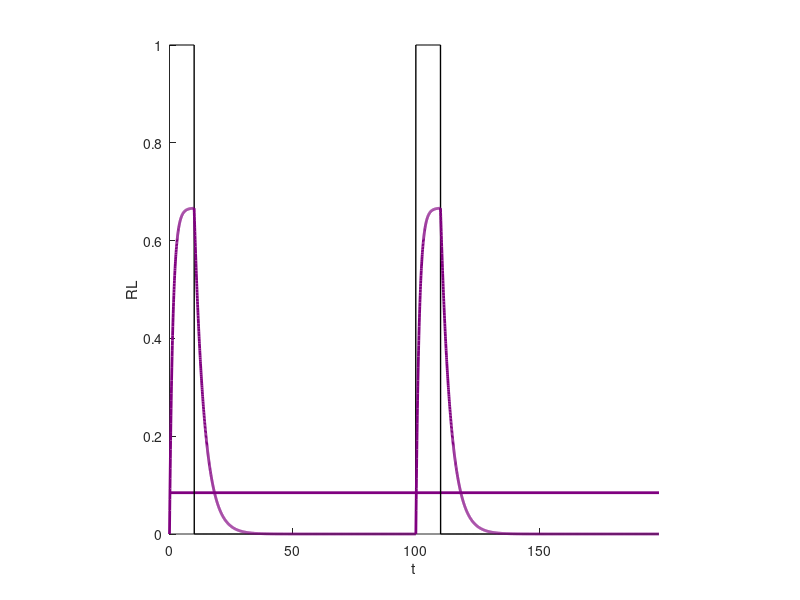
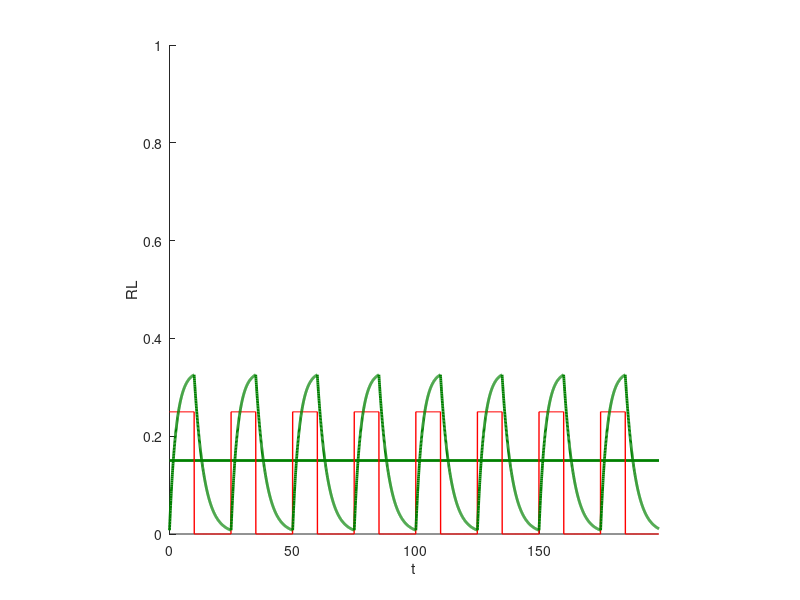
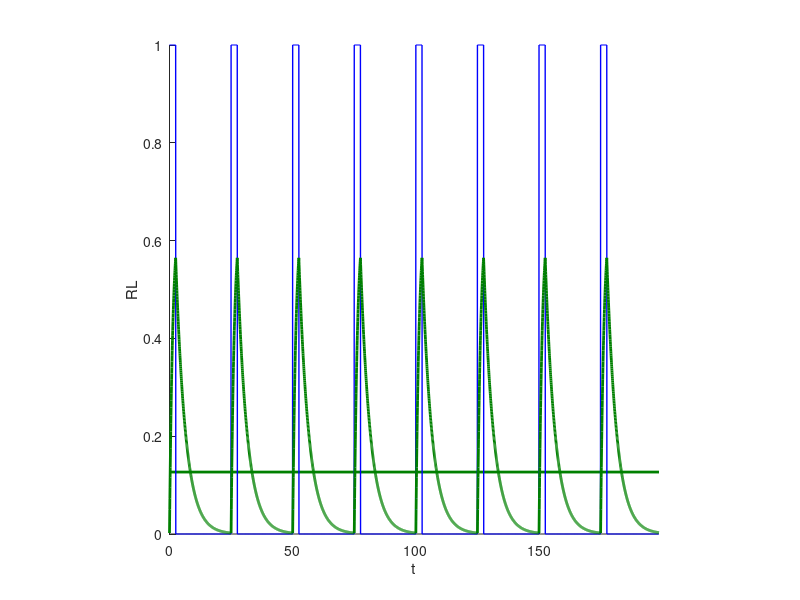
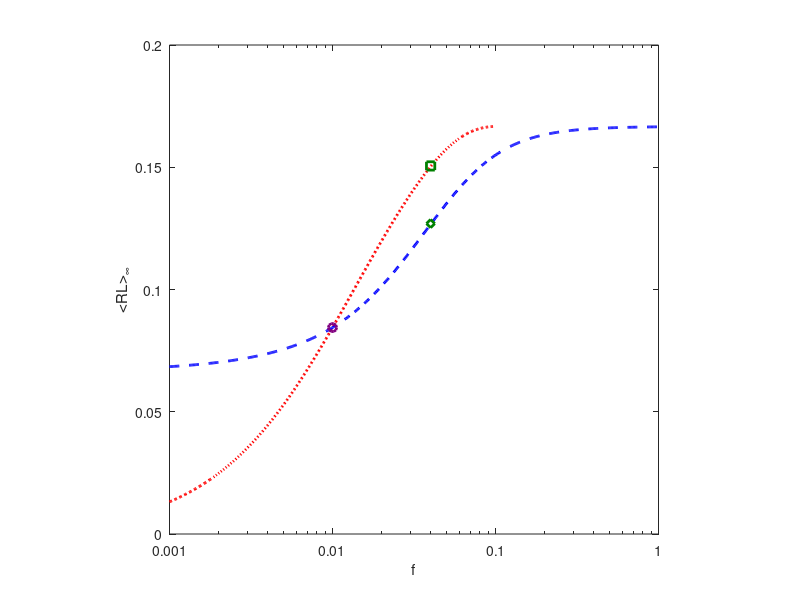

Write the MATLAB code that produced these figures, in order. (Note: this script raises an error after producing the figures.)
% Fig2-3.m

% This computer code is from "Interpreting Frequency Responses to Dose-Conserved Pulsatile
% Input Signals in Simple Cell Signaling Motifs", by P. Fletcher, F. Clement, A. Vidal,
% J. Tabak, and R. Bertram, PLoS One, 9:e95613, 2014.

function fig2_3_minimalReceptor()
% This code reproduces the panels for figures 2 and 3 of
%
% Fletcher PA, Clement F, Vidal A, Tabak J, Bertram R (2014)
% Interpreting Frequency Responses to Dose-Conserved Pulsatile Input
% Signals in Simple Cell Signaling Motifs. PLoS ONE 9(4): e95613.
% doi:10.1371/journal.pone.0095613
%
% Figure 2. Responses of the ligand-receptor binding model to dose
% conserved input pulses. (panels: figures 1-3)
%
% Figure 3. The frequency response differs for systems with
% different steady state nonlinearity (panels: figures 4-7)

%parameters
p.gam0=0; 
p.k1p=.5; p.k1m=.25; K=p.k1m/p.k1p; %ligand binding
p.k2p=.1; p.k2m=.1; K2=p.k2m/p.k2p; %receptor dimerization

%The reference input signal parameters
T0=100; A0=1; d0=10; f0=1/T0; beta0=d0/T0;

%%  TIMECOURSES - different modes of compensation
nT0=2; fMult=4;
T1=T0; d1=d0; A1=A0; F1=1/T1;
T2=T1/fMult; d2=d0; A2=A0*T2/T0; F2=1/T2; %amplitude-frequency
T3=T1/fMult; d3=d0*T3/T0; A3=A0; F3=1/T3; %duration-frequency
T4=T1; d4=d0; A4=A0; F4=1/T4; %amplitude-duration

%time points to plot
dt=0.05;
tf=nT0*T0;
t1=0:dt:tf;

% Low frequency point %%
T=T0; d=d0; A=A0;
nT=nT0; %number of periods to plot

[L1,RL1,meanRL1]=ligandBindingTimecourse();

figure(1);clf

line([0,nT0*T1],[meanRL1,meanRL1],'color',[0.5,0,0.5],'linewidth',2)
line(t1,L1,'color','k','linewidth',1);
line(t1,RL1,'color',[0.5,0,0.5],'linewidth',2);

set(gca,'xlim',[0,nT0*T1-1.5])
box off
xlabel('t')
ylabel('RL')
axis square
ax1Y=get(gca,'ylim');

% High frequency point - Amplitude %%

T=T2; d=d2; A=A2;
nT=nT0*fMult;

[L2,RL2,meanRL2]=ligandBindingTimecourse();

figure(2);clf

line([0,nT0*fMult*T2],[meanRL2,meanRL2],'color',[0,0.5,0],'linewidth',2)
line(t1,L2,'color','r','linewidth',1);
line(t1,RL2,'color',[0,0.5,0],'linewidth',2);

axis square
box off
xlabel('t')
ylabel('RL')
set(gca,'xlim',[0,nT0*fMult*T2-1.5],'ylim',ax1Y);


% High frequency point - Duration %%

T=T3; d=d3; A=A3;
nT=nT0*fMult;

[L3,RL3,meanRL3]=ligandBindingTimecourse();

figure(3);clf

line([0,nT0*fMult*T3],[meanRL3,meanRL3],'color',[0,0.5,0],'linewidth',2)
line(t1,L3,'color','b','linewidth',1);
line(t1,RL3,'color',[0,0.5,0],'linewidth',2);

axis square
box off
xlabel('t')
ylabel('RL')
set(gca,'xlim',[0,nT0*fMult*T3-1.5],'ylim',ax1Y);



%% FREQUENCY RESPONSE 

% Frequency response for ligand binding is computed by integrating the
% analyical solution for the response to pulses.

tol=1e-6; %tolerance for quadl integration

%amplitude correction
f=10.^(-3:0.005:-1);
T=1./f;  
A=A0*T./T0; 
d=d0*ones(size(f));


for i=1:length(f)
    binf=A(i)/(A(i)+K);
    delon=p.k1p*A(i)+p.k1m;
    alph=binf*(1-exp(-delon*d(i)));
    bmaxinfAMP(i)=alph./(1-exp(-delon*d(i))*exp(-p.k1m*(T(i)-d(i))));
    bmininfAMP(i)=bmaxinfAMP(i)*exp(-p.k1m*(T(i)-d(i)));

    RL1=@(t) binf.*(1-exp(-delon.*t))+bmininfAMP(i).*exp(-delon.*t);
    I1(i)=quadl(RL1,0,d(i),tol);
    
    RL2=@(t) bmaxinfAMP(i).*exp(-p.k1m.*t);
    I2(i)=quadl(RL2,0,T(i)-d(i),tol);
end

f1=f;

meanRLamp=f.*(I1+I2);


%duration correction
f=10.^(-3:0.005:0); T=1./f;
A=A0*ones(size(f)); 
d=d0*T./T0;


for i=1:length(f)
    binf=A(i)/(A(i)+K);
    delon=p.k1p*A(i)+p.k1m;
    alph=binf*(1-exp(-delon*d(i)));
    bmaxinfDUR(i)=alph./(1-exp(-delon*d(i))*exp(-p.k1m*(T(i)-d(i))));
    bmininfDUR(i)=bmaxinfDUR(i)*exp(-p.k1m*(T(i)-d(i)));

    RL1=@(t) binf.*(1-exp(-delon.*t))+bmininfDUR(i).*exp(-delon.*t);
    I1(i)=quadl(RL1,0,d(i),tol);
    
    RL2=@(t) bmaxinfDUR(i).*exp(-p.k1m.*t);
    I2(i)=quadl(RL2,0,T(i)-d(i),tol);
end

f2=f;
meanRLdur=f.*(I1+I2);


figure(4);clf

semilogx(f1,meanRLamp,'r:','linewidth',2)
hold on
semilogx(f2,meanRLdur,'b--','linewidth',2)

ix1=find(f1>=F1,1,'first');
ix2=find(f1>=F2,1,'first');
ix3=find(f2>=F3,1,'first');

line(F1,meanRLamp(ix1),'color',[0.5,0,0.5],'marker','o','linewidth',2)
line(F2,meanRLamp(ix2),'color',[0,0.5,0],'marker','s','linewidth',2)
line(F3,meanRLdur(ix3),'color',[0,0.5,0],'marker','d','linewidth',2)

ylabel('<RL>_{\infty}');xlabel('f')
axis tight
axis square
set(gca,'ylim',[0,0.2],'xtick',[0.001,0.01,0.1,1],'xticklabel',{'0.001','0.01','0.1','1'})



%% Steady state nonlinearity, ligand binding
x=0:0.01:2;
RLss=x./(x+K);

figure(5);clf
plot(x,RLss,'k')
xlabel('L');ylabel('RL');
axis([0,2,0,1])
axis square




%% Dimerization

% Amplitude correction
df=0.25; %this sets the grid in frequency for dimerization frequency response

%Amplitude Compensation
f=10.^(-3:df:-1);
A=A0*f0./f; d=d0*ones(size(f));
T=1./f;


%Use numerical method to compute timecourse. First run the simulation for
%some time to remove initial transients, then average the solution values
%over a 5 periods

ttrans=ceil(1000./T).*T;
tf=5*T;
nF=length(f);

tic
for j=1:nF
    p.T=T(j); p.gam1=A(j); p.t1=d(j); disp(['f=' num2str(f(j)) ' A=' num2str(p.gam1) ' d=' num2str(p.t1)]);
    odeopt=odeset('RelTol',1e-6,'AbsTol',1e-5,'maxstep',p.t1/10);

    %remove transient
    yo=[0;0;0];
    [t,Y]=ode15s(@(t,Y) minRdimer(t,Y,p),[0,ttrans(j)],yo,odeopt);
    yo=[Y(end,1:2)';0];

    [t,Y]=ode15s(@(t,Y) minRdimer(t,Y,p),[0,tf(j)],yo,odeopt);
    DINT(j)=Y(end,3);
    meanD1(j)=DINT(j)/tf(j);
end
toc

f1=f;

% Duration Compensation
f=10.^(-3:df:0);
A=A0*ones(size(f)); d=d0*f0./f;
T=1./f;

ttrans=ceil(1000./T).*T;
tf=5*T;
nF=length(f);

%solve
tic
for j=1:nF
    p.T=T(j); p.gam1=A(j); p.t1=d(j); disp(['f=' num2str(f(j)) ' A=' num2str(p.gam1) ' d=' num2str(p.t1)]);
    odeopt=odeset('RelTol',1e-6,'AbsTol',1e-5,'maxstep',p.t1/10);

    %remove transient
    yo=[0;0;0];
    [t,Y]=ode15s(@(t,Y) minRdimer(t,Y,p),[0,ttrans(j)],yo,odeopt);
    yo=[Y(end,1:2)';0];

    [t,Y]=ode15s(@(t,Y) minRdimer(t,Y,p),[0,tf(j)],yo,odeopt);
    DINT(j)=Y(end,3);
    meanD2(j)=DINT(j)/tf(j);
end
f2=f;
toc

figure(6);
semilogx(f1',meanD1','r:','linewidth',2);hold on
semilogx(f2',meanD2','b--','linewidth',2)
ylabel('<D>_{\infty}');
xlabel('f')
set(gca,'xlim',[0.001,1],'ylim',[0,0.04],'xtick',[0.001,0.01,0.1,1],'xticklabel',{'0.001','0.01','0.1','1'})
axis square



%steady state nonlinearity, add dimerization
L=0:0.001:2;

%two branches..
x1=(-(1+K./L)+sqrt((1+K./L).^2+8/K2))./(4/K2);
x2=(-(1+K./L)-sqrt((1+K./L).^2+8/K2))./(4/K2);
y1=x1.^2/K2;
y2=x2.^2/K2;

figure(7)
plot(L,y1,'k')
xlabel('L'); ylabel('D')
axis([0,2,0,0.25])
axis square




%%%%% HELPER FUNCTIONS FOR COMPUTING TIMECOURSES AND MEANS

    function [L, RL, meanRL]=ligandBindingTimecourse()
        %t1, A, d, T, p.k1p, p.k1m are all from caller's workspace
        
        %input pulses
        L=zeros(1,length(t1));
        for i=1:length(t1)
            tmp=mod(t1(i),T); %phase of current time in [0,T) - L is on until dur
            L(i)=A*(tmp<=d);
        end

        %compute the exact steady state timecourse, one phase at a time
        ta=0:dt:d;
        tb=dt:dt:T-d;

        binf=A/(A+K);
        delon=p.k1p*A+p.k1m;
        alph=binf*(1-exp(-delon*d));
        maxXinf=alph/(1-exp(-delon*d)*exp(-p.k1m*(T-d)));
        minXinf=maxXinf*exp(-p.k1m*(T-d));

        RL=binf.*(1-exp(-delon.*ta))+minXinf.*exp(-delon.*ta);
        RL=[RL, maxXinf.*exp(-p.k1m.*tb)];

        ta=dt:dt:d;
        for i=2:nT
            RL=[RL, binf.*(1-exp(-delon.*ta))+minXinf.*exp(-delon.*ta)];
            RL=[RL, maxXinf.*exp(-p.k1m.*tb)];
        end

        meanRL=1/tf*trapz(t1,RL);
    end


end


function dY = minRdimer(t,Y,p)

    RL=Y(1);
    D=Y(2);

    %Generate the L value (square wave)
    tmp=mod(t,p.T); %phase of current time in [0,T) - L is on until p.dur
    L=p.gam1*(tmp<=p.t1)+p.gam0;
 
%     %Generate the L value (exponential drop)
%     tmp=mod(t,p.T); %phase of current time in [0,T) - L is on until p.dur
%     L=p.gam1*exp(-tmp)+p.gam0;
    
    r=1-RL-2*D;
    
    dRL = p.k1p*L*r - p.k1m*RL + 2*p.k2m*D -2*p.k2p*RL^2; 
    dD = p.k2p*RL^2 - p.k2m*D;
    da = D;
    
    dY=[dRL;dD;da;];
end
